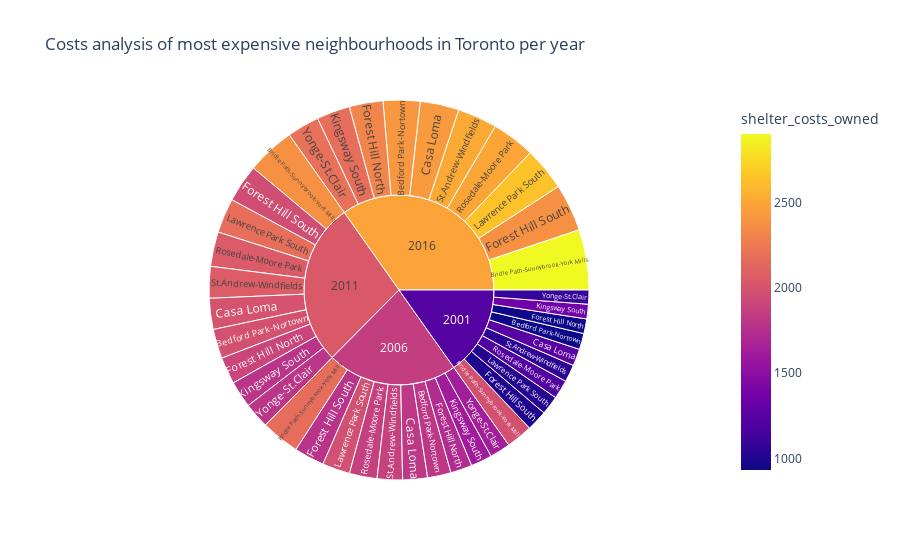

The notebook cell this image was saved under:
### Markdown cell above
## Panel Dashboard

In this section, you will combine all of the plots into a single dashboard view using Panel. Be creative with your dashboard design!

### Code cell
# Create a Title for the Dashboard
# YOUR CODE HERE!

title = '#Real Estate Analysis of Toronto from 2001-2016'

# Define a welcome text
# YOUR CODE HERE!

welcome_tab = pn.Column ('This Dashboard present Real Estate Analysis of Toronto from 2001-2016 ', neighbourhood_map())


# Create a tab layout for the dashboard
# YOUR CODE HERE!
                     
most_expensive_neighbourhoods = pn.Row(
    "## Top 10 most expensive neighbourhood ",top_most_expensive_neighbourhoods(),sunburts_cost_analysis())
                     
yearly_market= pn.Row(
    create_bar_chart(dwelling_type.loc[2001], "Dwelling Types in Toronto in 2001", "2001", "Dwelling Type Units", "red"),
    create_bar_chart(dwelling_type.loc[2006], "Dwelling Types in Toronto in 2006", "2006", "Dwelling Type Units", "blue"),
    pn.Row(create_bar_chart(dwelling_type.loc[2011], "Dwelling Types in Toronto in 2011", "2011", "Dwelling Type Units", "orange"),
    create_bar_chart(dwelling_type.loc[2016], "Dwelling Types in Toronto in 2016", "2016", "Dwelling Type Units", "magenta"),
))
neighbourhood_analysis = pn.Row(
    pn.Column(average_value_by_neighbourhood(),
    number_dwelling_types()),
    average_house_value_snapshot()
)

shelter_cost_house_value = pn.Column(
    create_line_chart(average_monthly_shelter["shelter_costs_rented"], "Average Monthly Shelter Cost for Rented Dwellings in Toronto", "Year", "Avg Monthly Shelter Costs", "orange"),
    create_line_chart(average_monthly_shelter["shelter_costs_owned"], "Average Monthly Shelter Cost for Owned Dwellings in Toronto", "Year", "Avg Monthly Shelter Costs", "blue"),
    average_house_value(),
)

# Create the main dashboard
# YOUR CODE HERE!

dashboard = pn.Column( title,pn.Tabs(
    ("Welcome",welcome_tab),("Yearly Markrt Analysis",yearly_market),
   ('Shelter cost vs house value ',shelter_cost_house_value), 
    ("Neighbourhood Analysis", neighbourhood_analysis), 
    ("Top expensive neighbourhoods", most_expensive_neighbourhoods)
))

### Figure 1 — Plotly figure (JSON) as saved in the notebook; plotly's stock layout.template omitted (floating-point values rounded to 4 significant figures)
{"data": [{"branchvalues": "total", "customdata": [[933], [1808], [1988], [2418], [1983], [2170], [2387], [2903], [1241], [1819], [2001], [2434], [940], [1731], [1904], [2316], [1001], [1781], [1959], [2383], [1362], [1625], [1787], [2173], [1021], [1977], [2174], [2644], [1219], [1868], [2054], [2498], [1055], [1881], [2069], [2516], [1091], [1638], [1802], [2192], [1225.0], [1856.0], [2041.0], [2483.0]], "domain": {"x": [0, 1], "y": [0, 1]}, "hovertemplate": "labels=%{label}<br>average_house_value=%{value}<br>parent=%{parent}<br>id=%{id}<br>shelter_costs_owned=%{color}<extra></extra>", "ids": ["2001/Bedford Park-Nortown", "2006/Bedford Park-Nortown", "2011/Bedford Park-Nortown", "2016/Bedford Park-Nortown", "2001/Bridle Path-Sunnybrook-York Mills", "2006/Bridle Path-Sunnybrook-York Mills", "2011/Bridle Path-Sunnybrook-York Mills", "2016/Bridle Path-Sunnybrook-York Mills", "2001/Casa Loma", "2006/Casa Loma", "2011/Casa Loma", "2016/Casa Loma", "2001/Forest Hill North", "2006/Forest Hill North", "2011/Forest Hill North", "2016/Forest Hill North", "2001/Forest Hill South", "2006/Forest Hill South", "2011/Forest Hill South", "2016/Forest Hill South", "2001/Kingsway South", "2006/Kingsway South", "2011/Kingsway South", "2016/Kingsway South", "2001/Lawrence Park South", "2006/Lawrence Park South", "2011/Lawrence Park South", "2016/Lawrence Park South", "2001/Rosedale-Moore Park", "2006/Rosedale-Moore Park", "2011/Rosedale-Moore Park", "2016/Rosedale-Moore Park", "2001/St.Andrew-Windfields", "2006/St.Andrew-Windfields", "2011/St.Andrew-Windfields", "2016/St.Andrew-Windfields", "2001/Yonge-St.Clair", "2006/Yonge-St.Clair", "2011/Yonge-St.Clair", "2016/Yonge-St.Clair", "2001", "2006", "2011", "2016"], "labels": ["Bedford Park-Nortown", "Bedford Park-Nortown", "Bedford Park-Nortown", "Bedford Park-Nortown", "Bridle Path-Sunnybrook-York Mills", "Bridle Path-Sunnybrook-York Mills", "Bridle Path-Sunnybrook-York Mills", "Bridle Path-Sunnybrook-York Mills", "Casa Loma", "Casa Loma", "Casa Loma", "Casa Loma", "Forest Hill North", "Forest Hill North", "Forest Hill North", "Forest Hill North", "Forest Hill South", "Forest Hill South", "Forest Hill South", "Forest Hill South", "Kingsway South", "Kingsway South", "Kingsway South", "Kingsway South", "Lawrence Park South", "Lawrence Park South", "Lawrence Park South", "Lawrence Park South", "Rosedale-Moore Park", "Rosedale-Moore Park", "Rosedale-Moore Park", "Rosedale-Moore Park", "St.Andrew-Windfields", "St.Andrew-Windfields", "St.Andrew-Windfields", "St.Andrew-Windfields", "Yonge-St.Clair", "Yonge-St.Clair", "Yonge-St.Clair", "Yonge-St.Clair", "2001", "2006", "2011", "2016"], "marker": {"coloraxis": "coloraxis", "colors": [933, 1808, 1988, 2418, 1983, 2170, 2387, 2903, 1241, 1819, 2001, 2434, 940, 1731, 1904, 2316, 1001, 1781, 1959, 2383, 1362, 1625, 1787, 2173, 1021, 1977, 2174, 2644, 1219, 1868, 2054, 2498, 1055, 1881, 2069, 2516, 1091, 1638, 1802, 2192, 1225.0, 1856.0, 2041.0, 2483.0]}, "name": "", "parents": ["2001", "2006", "2011", "2016", "2001", "2006", "2011", "2016", "2001", "2006", "2011", "2016", "2001", "2006", "2011", "2016", "2001", "2006", "2011", "2016", "2001", "2006", "2011", "2016", "2001", "2006", "2011", "2016", "2001", "2006", "2011", "2016", "2001", "2006", "2011", "2016", "2001", "2006", "2011", "2016", "", "", "", ""], "type": "sunburst", "values": [565304, 826963, 1034387, 1295007, 927466, 1356757, 1697067, 2124653, 596077, 871981, 1090696, 1365503, 517466, 756983, 946854, 1185419, 726664, 1063011, 1329642, 1664653, 512334, 749476, 937464, 1173663, 664712, 972384, 1216283, 1522732, 664476, 972039, 1215852, 1522193, 607040, 888017, 1110755, 1390616, 494098, 722799, 904096, 1131888, 6275637, 9180410, 11483096, 14376327]}], "layout": {"autosize": true, "coloraxis": {"colorbar": {"title": {"text": "shelter_costs_owned"}}, "colorscale": [[0, "#0d0887"], [0.1111, "#46039f"], [0.2222, "#7201a8"], [0.3333, "#9c179e"], [0.4444, "#bd3786"], [0.5556, "#d8576b"], [0.6667, "#ed7953"], [0.7778, "#fb9f3a"], [0.8889, "#fdca26"], [1, "#f0f921"]]}, "legend": {"tracegroupgap": 0}, "title": {"text": "Costs analysis of most expensive neighbourhoods in Toronto per year"}}}
